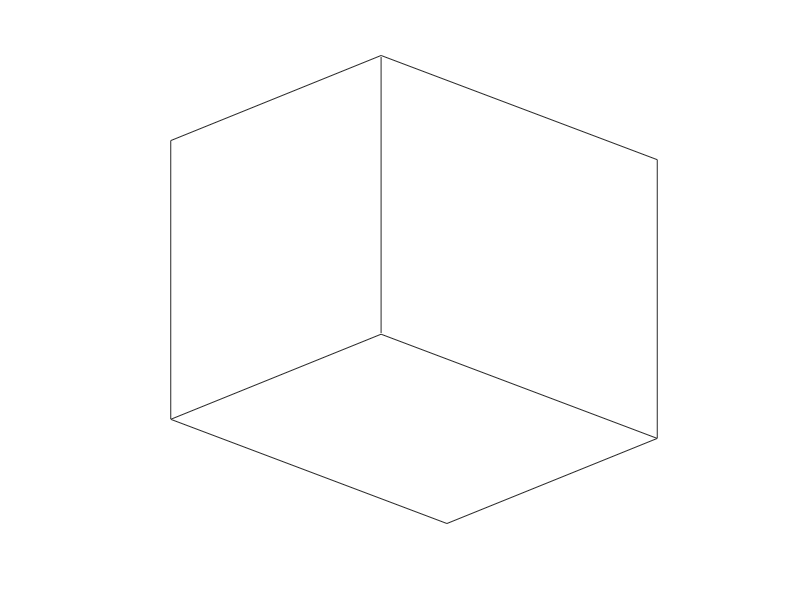

The MATLAB script that drew this image:
function plot_settings(ll)
if nargin==0;ll=0;end
    axis equal;axis on;box on;
    daspect([1 1 1])
    camva(9.72)
    set(gcf,'color','w');
    set(gca,'xtick',[],'ytick',[],'ztick',[])
    xlabel('');zlabel('');ylabel('');

    el=23;
    az=44;
    view(az,el)
if ll
    delete(findall(gcf,'Type','light'))
    set(gca,'CameraViewAngleMode','Manual')
    camlight
    lighting gouraud
    lightangle(az,el)
end
end